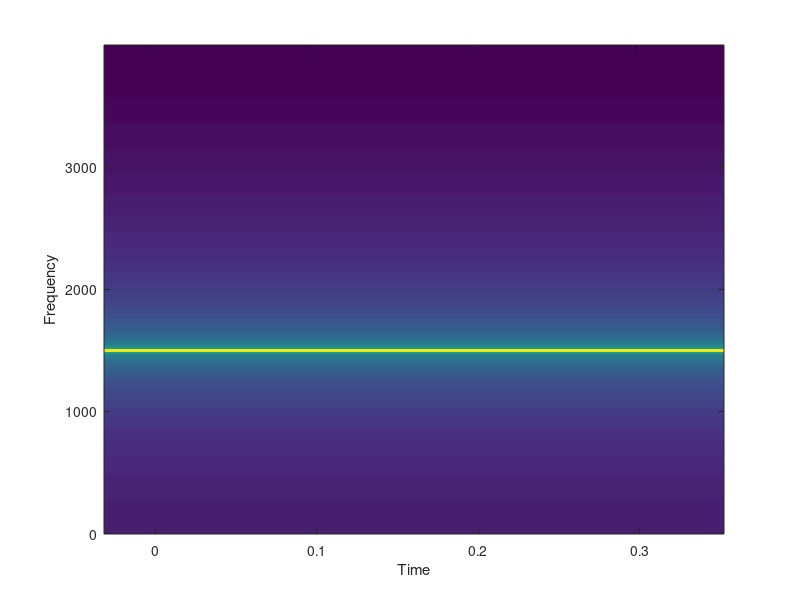

Here is the MATLAB script that generated this plot: (Note: this script raises an error after producing the figure.)
%% Matt Bachmeier
% ECE 203
% Lab 03: AM and FM Sinusoidal Signals
% 2/12/2017

%% Section 3.2 (Function of a Chirp)

%function [xx,tt] = mychirp( f1, f2, dur, fsamp )
%MYCHIRP generate a linear-FM chirp signal
%
% usage: xx = mychirp( f1, f2, dur, fsamp )
%
% f1 = starting frequency
% f2 = ending frequency
% dur = total time duration
% fsamp = sampling frequency (OPTIONAL: default is 11025)
%
% xx = (vector of) samples of the chirp signal
% tt = vector of time instants for t=0 to t=dur
%
%McClellan, Schafer, and Yoder, Signal Processing First, ISBN 0-13-065562-7.
%Prentice Hall, Upper Saddle River, NJ 07458. 
%c 2003 Pearson Education, Inc.3

%if( nargin < 4 ) %-- Allow optional input argument
%fsamp = 11025;
%end
%dt = 1/fsamp;
%tt = 0:dt:dur;
%slope = (f2 - f1)/dur;
%cosf = 2*pi*(100 + f1*tt + (slope/2)*tt.*tt);
%xx = real(1 * exp(j*cosf)); 

%% Section 3.3 (Advanced Topic: Spectrogram)

fs=8000; xx = cos(3000*pi*(0:1/fs:0.5)); specgram(xx,1024,fs);

%% Section 4.1(a) (Beat Notes)

%function [xx, tt] = beat(A, B, fc, delf, fsamp, dur)
%BEAT compute samples of the sum of two cosine waves
% usage:
% [xx, tt] = beat(A, B, fc, delf, fsamp, dur)
%
% A = amplitude of lower frequency cosine
% B = amplitude of higher frequency cosine
% fc = center frequency
% delf = frequency difference
% fsamp = sampling rate
% dur = total time duration in seconds
% xx = output vector of samples
%--Second Output:
% tt = time vector corresponding to xx

%tt = 0:1/fsamp:dur;
%xx = syn_sin([fc-delf, fc+delf], [A,B], fsamp, dur, 0);
%end

%% Section 4.1(b) (Revised Instructions)

A=10; B=10; fc=1000; delf=10; fsamp=11025; dur=1;
[xx,tt] = beat(A,B,fc,delf,fsamp,dur);
nvec = find(tt<=.2);
figure('Position', [290 220 890 300])
plot(tt(nvec), xx(nvec)); grid on
title(['Sum of cosines: x(t) = ' num2str(A) ' cos(2\pi ' num2str(fc-delf) ' t) + ' num2str(B) ' cos(2\pi ' num2str(fc+delf) ' t)'])
xlabel('Time (s)')
ylabel('Amplitude')

% The period of the envelope based on the graph is 0.1 seconds
% because it is double the peak to peak value due to the fact that
% it is the overlay of two cosine signals. The period of the high
% frequency signal is 0.001 seconds based on the graph. This makes 
% sense because the delta frequency is 10 Hz and the frequency of 
% the high frequency signal is fc, hence 1000 Hz.

EnvelopePeriod = 1/delf
HighFrequencyPeriod = 1/fc

%% Section 4.2(a) 

A=10; B=10; delf=32; dur=0.26; fsamp=11025; fc =2000;
[x2,t2] = beat(A,B,fc,delf,fsamp,dur);
plot(t2,x2); grid on
title('Combined cosine functions varied by 32 Hz')
xlabel('Time (s)')
ylabel('Amplitude')


%% Section 4.2(b) 

specgram(x2,2048,fsamp);
title('Spectrogram 1 for 4.2(b) (Matt Bachmeier)');

% The spectrogram shows the correct frequencies used.
% There is a solid line at around 2000 Hz and when you zoom
% in on it there are two distinct lines at 2032 and 1968, which
% makes sense because the center frequency was 2000 with a change of 32.
%% Section 4.2(c)

specgram(x2, 16, fsamp);
title('Spectrogram 2 for 4.2(c) (Matt Bachmeier)');

% This spectrogram is much less clear than the one previous.
% The one before had 2 distinct lines where he frequencies were,
% but this one looks messy with changing colors and lines throughout the
% whole thing. The larger window lets us see the two similar frequencies
% separately.
%% Section 4.3 (Spectrogram of a Chirp)

x3 = mychirp(5000, 300, 3, 11025);
soundsc(x3)
specgram(x3, 2048, 11025);
title('Spectrogram 3 for section 4.3 (Matt Bachmeier)');

% The chirp decreases linearly. The spectrogram shows this
% through the linearly decreasing line passing through the 
% spectrum from 5000 Hz to 300 Hz.

%% Section 4.4 (A chirp puzzle)

x4 = mychirp(3000, -2000, 3, 11025);
soundsc(x4)
specgram(x4, 2048, 11025);
title('Spectrogram 4 for section 4.4 (Matt Bachmeier)');

% When this chirp is played it decreases then increases again. This 
% is shown by the spectrogram where it decreases from 3000 to 0,
% then back up to 2000, all linearly. This is explained by the fact 
% that a negative frequency has a corresponding positive part with the 
% complex conjugate. 